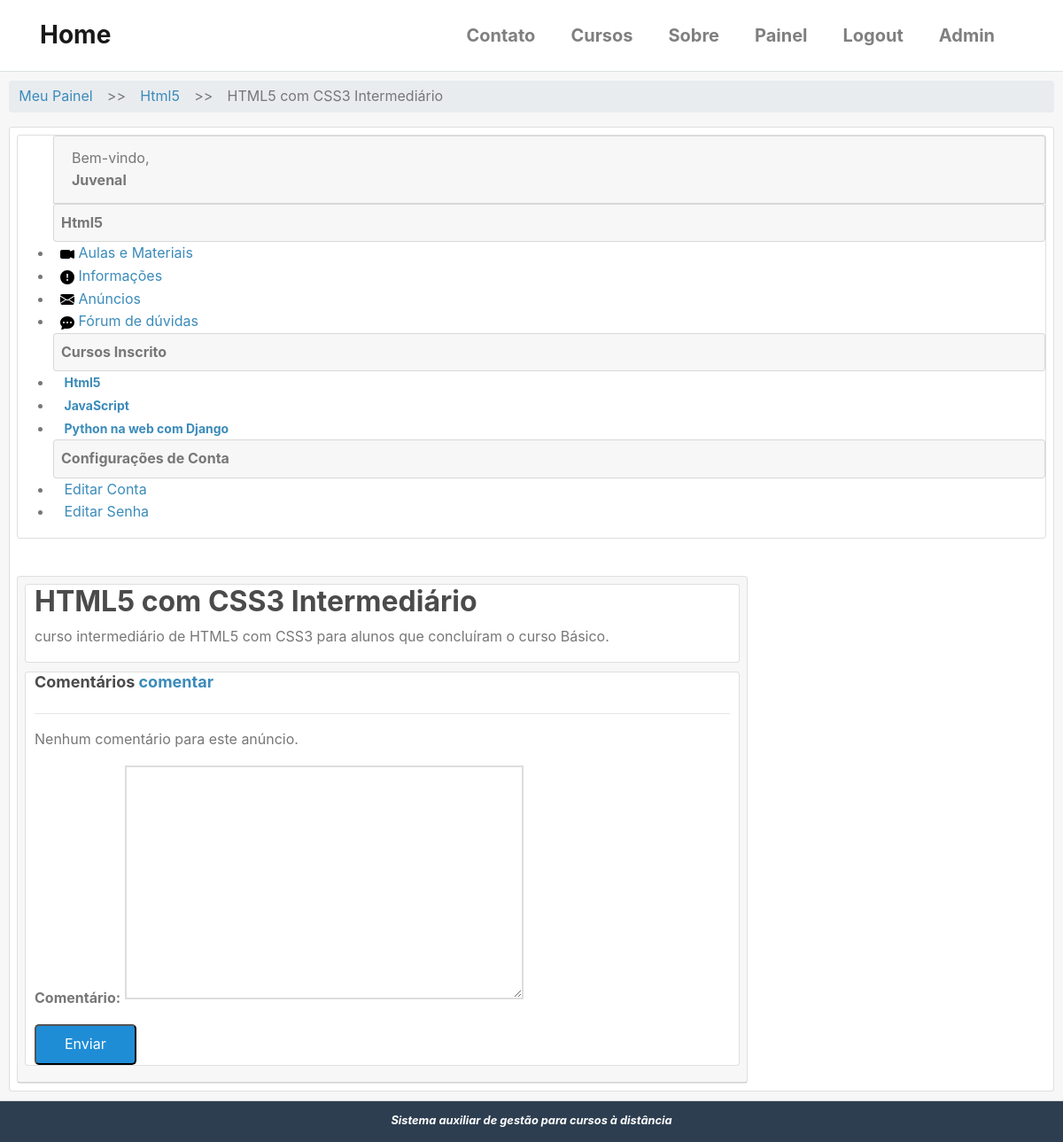
/cursos/html5/anuncio/8/ (signed in), run on an earlier commit of the app's database.
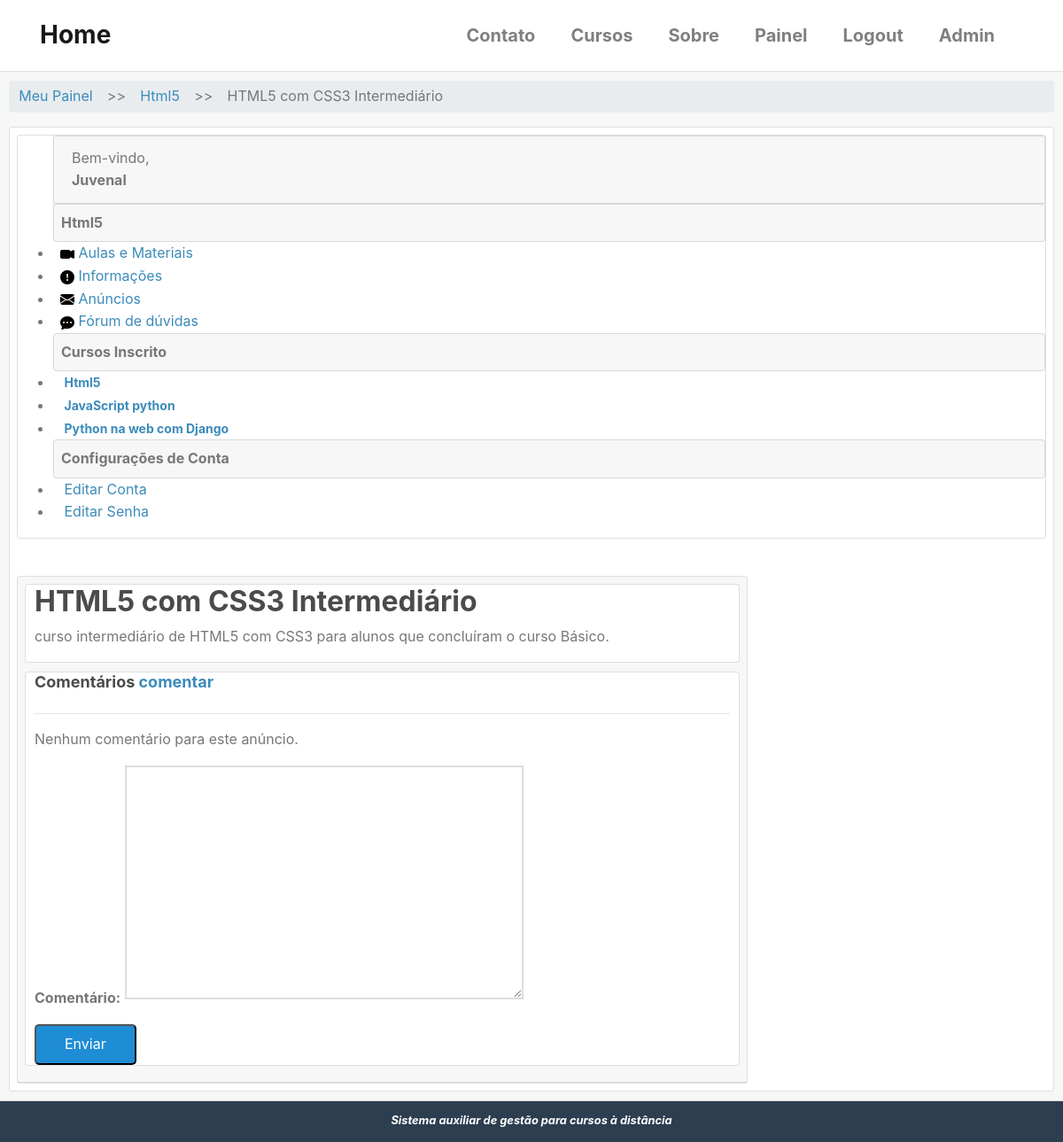
And on a later commit of the database.
### cursos/models.py (models this page shows, shortened)
class Enrollment(models.Model):
    STATUS_CHOICES = (
        (0, 'Pendente'),
        (1, 'Aprovado'),
        (2, 'Cancelado'),
        (3, 'Recusado'),
    )
    usuario = models.ForeignKey(
        settings.AUTH_USER_MODEL,
        verbose_name='Usuário',
        related_name='enrollments',
        on_delete=models.DO_NOTHING
    )
    curso = models.ForeignKey(
        Cursos, verbose_name='Curso',
        related_name='enrollments',
        on_delete=models.DO_NOTHING
    )
    status = models.ImageField(
        'Situação',
        choices=STATUS_CHOICES,
        default=0,
        blank=True
    )
    criado_em = models.DateTimeField('Criado em', auto_now_add=True)
    atualizado_em = models.DateTimeField('Atualizado em ', auto_now_add=True)
    class Meta:
        verbose_name = 'Inscrição'
        verbose_name_plural = 'Inscrições'
        """
        unique_together/unicidade - combina a unicidade entre cursos e usuário,
        ou seja, cada usuário se increve apenas uma vez para cada curso.
        """
        unique_together = (('usuario', 'curso'),)

class Cursos(models.Model):
    nome = models.CharField('Nome', max_length=100)
    slug = models.SlugField('Atalho')
    descricao = models.TextField('Descrição Simples', blank=True)
    sobre = models.TextField('Sobre o Curso', blank=True)
    data_inicial = models.DateField(
        'Data de início', null=True, blank=True,
    )
    imagem = models.ImageField(
        upload_to='cursos/imagens', verbose_name='Imagem',
        null=True, blank=True
    )
    criado_em = models.DateTimeField('Criado em', auto_now_add=True)
    atualizado_em = models.DateTimeField('Atualizado em ', auto_now_add=True)
    objects = CursosManager()
    def __str__(self):
        return self.nome
    class Meta:
        verbose_name = 'Curso'
        verbose_name_plural = 'Cursos'
        ordering = ['nome']  # ['-name'] ordem decrescente

### cursos/decorators.py (the view, shortened to what this page needs)
    def _wrapper(request, *args, **kwargs):
        slug = kwargs['slug']
        curso = get_object_or_404(Cursos, slug=slug)
        has_permission = request.user.is_staff
        if not has_permission:
            messages.error(request, message)
            return redirect('accounts:dashboard')
        request.curso = curso
        return view_func(request, *args, **kwargs)

### cursos/forms.py
class ComentariosForm(forms.ModelForm):
    class Meta:
        model = Comentarios
        fields = ('comentario',)

### accounts/models.py (called while the page is built)
    def __str__(self):
        return self.name or self.username

### cursos/models.py (called while the page is built)
    def __str__(self):
        return self.titulo

### cursos/templatetags/cursos_tags.py (called while the page is built)
@register.simple_tag
def listar_meus_cursos(user):
    return Enrollment.objects.filter(usuario=user)

### cursos/views.py (called while the page is built, shortened)
@login_required
@inscrição_required
def painel_anuncio(request, slug, pk):
    curso = request.curso
    anuncio = get_object_or_404(curso.anuncios.all(), pk=pk)
    form = ComentariosForm(request.POST or None)
    template_name = 'cursos/anuncio.html'
    context = {
        'curso': curso,
        'anuncio': anuncio,
        'form': form,
    }
    return render(request, template_name, context)

### cursos/templates/cursos/anuncio.html (shortened to what this page needs)
{% extends "cursos/cursos_dashboard.html" %}
{% load static %}
{% block breadcrumb %}
    {{ block.super }}
    <li style='margin: 5px;'>>></li>
    <li><a>{{ anuncio }}</a></li>
{% endblock %}
{% block dashboard_content %}
    <div class="container" style="padding: 0px;">
        <div class="card" style="padding: 0px 10px; margin-bottom: 10px;">
            <h2>{{ anuncio }}</h2>
            {{ anuncio.conteudo|linebreaks }}
        </div>
    </div>
    <div class="container" style="padding: 0px;">
        <div class="card" style="padding: 0px 10px; margin-bottom: 10px;">
            <h4 id="id_comentario">Comentários
            <a href="#add_coment" class="fight">comentar</a></h4>
            <hr>
            {% for coment in anuncio.comentarios.all %}
                <p class="mb-1">
                    <strong>{{ coment.usuario }}</strong> comentou à {{ coment.criado_em|timesince }} atrás: <br/>
                </p>
                <p class="mt-1">
                    {{ coment.comentario|linebreaksbr }}
                </p>
                <hr>
                {% empty %}
                <p>
                    Nenhum comentário para este anúncio.
                </p>
            {% endfor %}
            <form method="post" action="" class="pure-form pure-form-stacked" id="add_comment">
                <fieldset>
                    {% for field in form%}
                    <div class="pure-control-group">
                        {{ field.label_tag }}
                        {{ field }}
                    </div>
                    {% endfor %}
                    <div class="pure-controls">
                        <button class="pure-button pure-button-primary">Enviar</button>
                    </div>
                </fieldset>
            </form>
        </div>
    </div>
{% endblock dashboard_content %}

### templates/accounts/dashboard.html (shortened to what this page needs)
{% extends "base.html" %}
{% load static %}
{% load cursos_tags %}
{% block content %}
{% listar_meus_cursos user as enrollments %}
<div class="card-header" style='padding: 10px;'>
    <div class="">
        <ul class="breadcrumb pure-menu-heading">
            {% block breadcrumb %}
            <li><a class="" href="{% url 'accounts:painel' %}">Meu Painel</a></li>
            {% endblock %}
        </ul>
    </div>
    <div class="card" style='margin: auto;'>
        <div class="pure-g-r content-ribbon">
            <div class="pure-u-1-4 m-2">
                <div class="card pure-menu pure-menu-open">
                    <ul>
                        <li class="card card-header">
                            Bem-vindo, <strong>{{ user }}</strong>
                        </li>
                        {% block menu_options %}
                        <li class="card card-header p-2"><strong>Cursos Inscrito</strong></li>
                        {% for enrollment in enrollments %}
                        <li>
                            <a href="{% url 'cursos:anuncios' enrollment.curso.slug %}">
                                <strong style="font-size: 14px">{{ enrollment.curso }}</strong>
                            </a>
                        </li>
                        {% empty %}
                        <li style='padding: 5px 0 5px 15px;'>Não há inscrições</li>
                        {% endfor %}
                        <li class="card card-header p-2"><strong>Configurações de Conta</strong></li>
                        <li>
                            <a href="{% url 'accounts:editar_usuario' %}">
                                Editar Conta
                            </a>
                        </li>
                        <li>
                            <a href="{% url 'accounts:editar_senha' %}">
                            Editar Senha</a>
                        </li>
                        {% endblock menu_options %}
                    </ul>
                </div>
            </div>
            <br>
            <div class="carddash pure-u-2-3 m-2">
                <div class="card">
                    <div class="card-header p-2">
                    {% block dashboard_content %}{% endblock %}
                    </div>
                </div>
            </div>
        </div>
    </div>
</div>
{% endblock content %}

What changed in the data, as far as the page shows it:
changed through a linked row, Enrollment: curso "JavaScript" → "JavaScript python"
